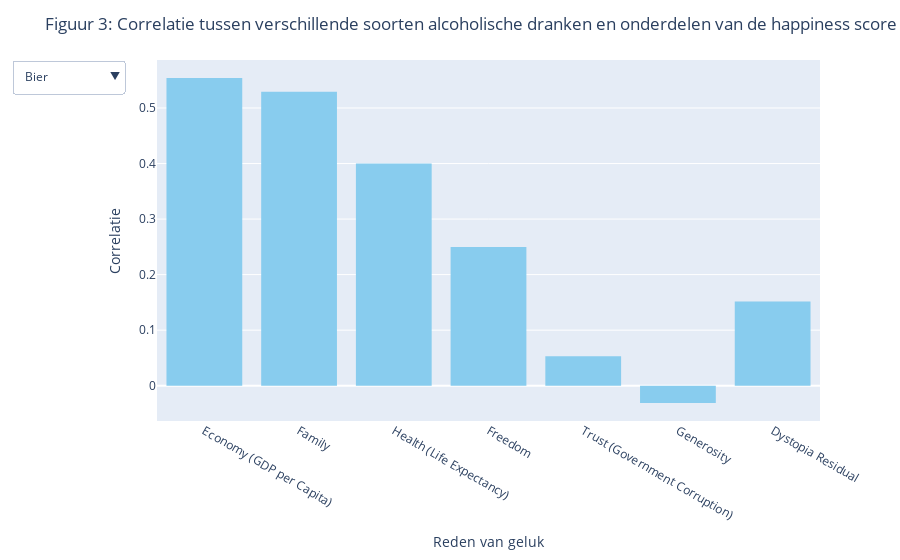

Here is the notebook cell this chart was saved with:
### Markdown cell above
Grafiek 2 is een boxplot van de correlatie van alle landen uit de database voor de variabelen Bier, Sterke drank en Wijn in verhouding met geluk. Hierin is te zien dat er wel degelijk een relatie is tussen de drank en het geluk. Dit is bijvoorbeeld te zien aan de mediaan en de q3. Alleen het minimum en de q1 zijn lager dan 0,4 wat betekent dat er geen relatie is. Echter zijn alle andere statistiek die de box plot aangeeft wel hoger dan 0,4 wat betekent dat er een positief relatie is.

### Code cell
fig = px.histogram(x = list1_1, y = list1_2, color_discrete_sequence= px.colors.qualitative.Safe)

button1 = dict(label='Bier', method='update', args=[{'y': [list1_2]}])
button2 = dict(label='Sterke drank', method='update', args=[{'y': [list1_3]}])
button3 = dict(label='Wijn', method='update', args=[{'y': [list1_4]}])
button4 = dict(label='Totaal', method='update', args=[{'y': [list1_5]}])


fig.update_layout(
    updatemenus=[go.layout.Updatemenu(buttons=[button1, button2, button3, button4])],
    showlegend=False
)
fig.update_layout(title_text='Figuur 3: Correlatie tussen verschillende soorten alcoholische dranken en onderdelen van de happiness score',
                     yaxis = dict(title='Correlatie'),
                     xaxis = dict(title = 'Reden van geluk'))
fig.show()

### Figure 1 — Plotly figure (JSON) as saved in the notebook; plotly's stock layout.template omitted (floating-point values rounded to 4 significant figures)
{"data": [{"alignmentgroup": "True", "bingroup": "x", "histfunc": "sum", "hovertemplate": "x=%{x}<br>sum of y=%{y}<extra></extra>", "legendgroup": "", "marker": {"color": "rgb(136, 204, 238)", "pattern": {"shape": ""}}, "name": "", "offsetgroup": "", "orientation": "v", "showlegend": false, "type": "histogram", "x": ["Economy (GDP per Capita)", "Family", "Health (Life Expectancy)", "Freedom", "Trust (Government Corruption)", "Generosity", "Dystopia Residual"], "xaxis": "x", "y": [0.5539, 0.5293, 0.4003, 0.2498, 0.0529, -0.03106, 0.1516], "yaxis": "y"}], "layout": {"barmode": "relative", "legend": {"tracegroupgap": 0}, "margin": {"t": 60}, "showlegend": false, "title": {"text": "Figuur 3: Correlatie tussen verschillende soorten alcoholische dranken en onderdelen van de happiness score"}, "updatemenus": [{"buttons": [{"args": [{"y": [[0.5539, 0.5293, 0.4003, 0.2498, 0.0529, -0.03106, 0.1516]]}], "label": "Bier", "method": "update"}, {"args": [{"y": [[0.5476, 0.3923, 0.5347, 0.2108, 0.2936, 0.0986, 0.00243]]}], "label": "Sterke drank", "method": "update"}, {"args": [{"y": [[0.2964, 0.3453, 0.3208, -0.06896, -0.1075, -0.009208, 0.03137]]}], "label": "Wijn", "method": "update"}, {"args": [{"y": [[0.6439, 0.5818, 0.5679, 0.1958, 0.1149, 0.0237, 0.09199]]}], "label": "Totaal", "method": "update"}]}], "xaxis": {"anchor": "y", "domain": [0, 1], "title": {"text": "Reden van geluk"}}, "yaxis": {"anchor": "x", "domain": [0, 1], "title": {"text": "Correlatie"}}}}
